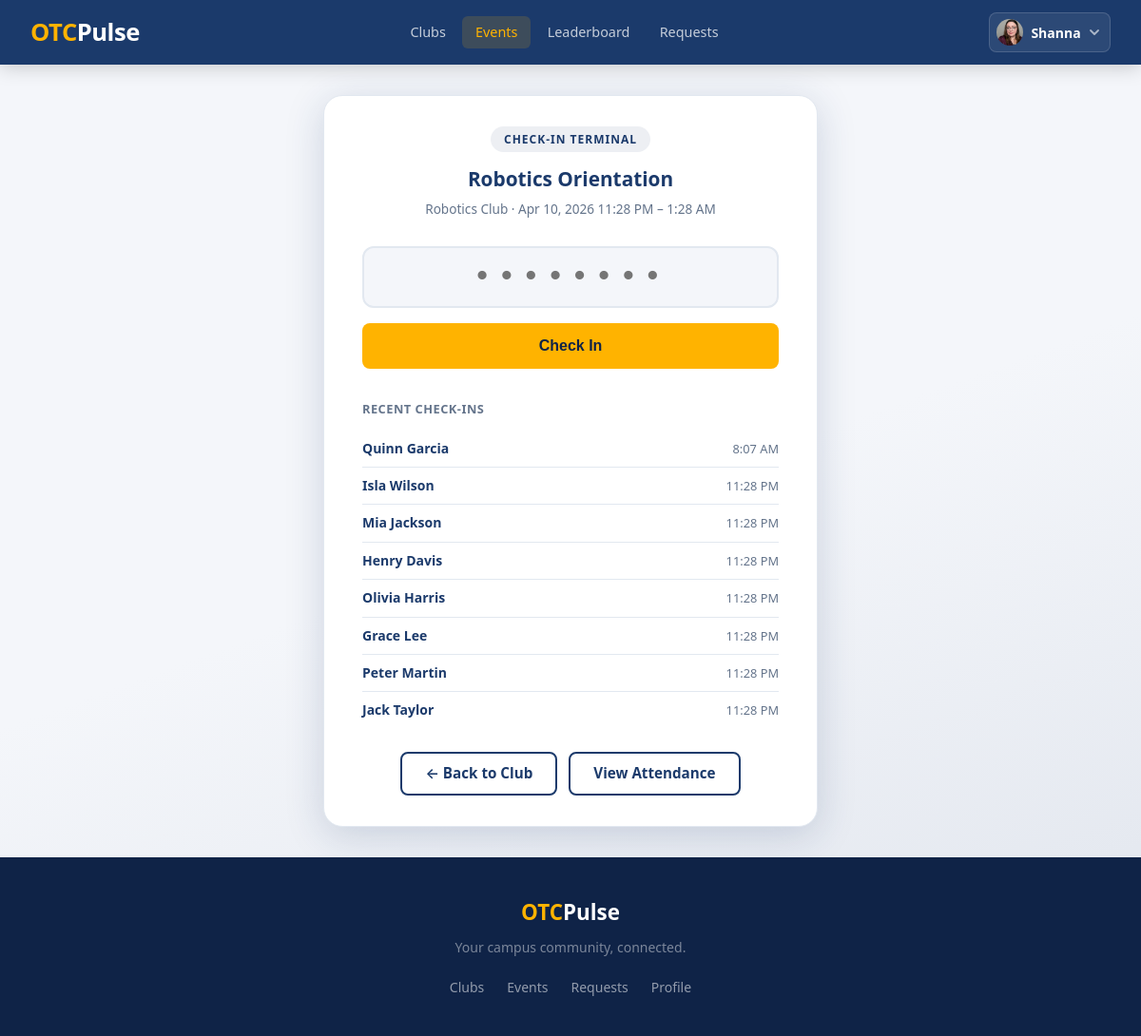
Screenshot of /clubs/events/17/terminal/ (signed in) with the database file from the repository.
### account/models.py (models this page shows, shortened)
class Profile(models.Model):
    user = models.OneToOneField(
        settings.AUTH_USER_MODEL,
        on_delete=models.CASCADE
    )
    otc_email = models.EmailField(
        unique=True,
        validators=[validate_otc_email]
    )
    points = models.IntegerField(default=0)
    class Role(models.TextChoices):
        ADMIN = 'ADMIN','Student Engagement'
        ADVISOR = 'ADVISOR','Faculty Advisor'
        LEAD = 'LEAD','Club Officer'
        STUDENT = 'STUDENT','Student'
    role = models.CharField(
        max_length=10,
        choices=Role.choices,
        default=Role.STUDENT,
    )
    image = models.ImageField(upload_to='profile_images/', null=True, blank=True)
    short_code = models.CharField(max_length=8, unique=True, blank=True)

### clubhouse/models.py (models this page shows, shortened)
class Event(models.Model):
    class Status(models.TextChoices):
        DRAFT = 'DRAFT', 'Draft'
        SUBMITTED = 'SUBMITTED', 'Submitted'
        APPROVED = 'APPROVED', 'Approved'
        PUBLISHED = 'PUBLISHED', 'Published'
        COMPLETED = 'COMPLETED', 'Completed'
    title = models.CharField(max_length=50)
    status = models.CharField(max_length=10, choices=Status.choices, default=Status.DRAFT)
    start_time = models.DateTimeField()
    end_time = models.DateTimeField()
    club = models.ForeignKey(
        Club,
        related_name='events',
        on_delete=models.CASCADE,
    )
    location = models.ForeignKey(
        Location,
        related_name='events',
        on_delete=models.SET_NULL,
        null=True,
        blank=True,
    )
    point_value = models.IntegerField(default=10)
    staffing_points_awarded = models.BooleanField(default=False)

class Club(models.Model):
    name = models.CharField(max_length=50)
    advisors = models.ManyToManyField(
        Profile,
        related_name='faculty_advisor',
        blank=True,
    )
    officers = models.ManyToManyField(
        Profile,
        related_name='club_officer',
        blank=True,
    )
    description = models.TextField()
    members = models.ManyToManyField(
        Profile,
        related_name ='club_member',
        blank=True,
    )
    slug = models.SlugField(max_length=60, unique=True, blank=True)
    emoji = models.CharField(max_length=10, blank=True, default='🏛️')
    image = models.ImageField(upload_to='club_images/', null=True, blank=True)
    officer_applicants = models.ManyToManyField(
        Profile,
        related_name='officer_applications',
        blank=True,
    )
    approved = models.BooleanField(default=False)
    denied = models.BooleanField(default=False)
    pending_advisor_name = models.CharField(max_length=100, blank=True, default='')
    pending_advisor_email = models.EmailField(blank=True, default='')

class Attendance(models.Model):
    event = models.ForeignKey(Event, on_delete=models.CASCADE, related_name='attendees')
    user = models.ForeignKey(settings.AUTH_USER_MODEL, on_delete=models.CASCADE)
    checked_in_at = models.DateTimeField(auto_now_add=True)
    class Meta:
        unique_together = ('event', 'user')

### clubhouse/views.py (the view, shortened to what this page needs)
# urls.py: path('events/<int:pk>/terminal/', views.event_checkin_terminal, name='event_checkin_terminal'),
@login_required
def event_checkin_terminal(request, pk):
    event = get_object_or_404(Event, pk=pk)
    if not _can_edit_club(request.user.profile, event.club):
        raise PermissionDenied
    result = None
    student_name = None
    recent = event.attendees.select_related('user').order_by('-checked_in_at')[:10]
    return render(request, 'clubhouse/event_checkin_terminal.html', {
        'event': event,
        'result': result,
        'student_name': student_name,
        'recent': recent,
        'section': 'clubhouse',
    })

### clubhouse/views.py (called while the page is built)
def _can_edit_club(profile, club):
    return (
        club.officers.filter(pk=profile.pk).exists() or
        club.advisors.filter(pk=profile.pk).exists() or
        profile.role == profile.Role.ADMIN
    )

### clubhouse/templates/clubhouse/event_checkin_terminal.html (shortened to what this page needs)
{% extends 'base.html' %}
{% block content %}
<div class="terminal-page">
    <div class="terminal-card">
        <span class="terminal-badge">Check-in Terminal</span>
        <p class="terminal-event-name">{{ event.title }}</p>
        <p class="terminal-event-meta">
            {{ event.club.name }} &middot; {{ event.start_time|date:"M j, Y g:i A" }} – {{ event.end_time|date:"g:i A" }}
        </p>
        <form method="post" id="checkin-form">
            <input
                type="text"
                name="code"
                id="code-input"
                class="terminal-input"
                maxlength="8"
                placeholder="••••••••"
                autofocus
                autocomplete="off"
                autocorrect="off"
                spellcheck="false"
            >
            <button type="submit" class="btn btn-primary terminal-submit">
                Check In
            </button>
        </form>
        {% if recent %}
        <div class="recent-list">
            <h3>Recent check-ins</h3>
            {% for entry in recent %}
            <div class="recent-row">
                <span class="recent-name">{{ entry.user.get_full_name }}</span>
                <span class="recent-time">{{ entry.checked_in_at|date:"g:i A" }}</span>
            </div>
            {% endfor %}
        </div>
        {% endif %}
        <div class="terminal-actions">
            <a href="{% url 'clubhouse:club_detail' event.club.slug %}" class="btn btn-secondary">← Back to Club</a>
            <a href="{% url 'clubhouse:event_attendance' event.pk %}" class="btn btn-secondary">View Attendance</a>
        </div>
    </div>
</div>
{% endblock %}

### templates/base.html (shortened to what this page needs)
<!DOCTYPE html>
<html lang="en">
<head>
    {% load static %}
    <link rel="stylesheet" href="{% static 'css/main.css' %}">
</head>
<body>
    <header class="site-header">
        <nav class="nav-container">
            <a href="/" class="nav-brand">
                <span class="brand-otc">OTC</span><span class="brand-engage">Pulse</span>
            </a>
            {% if user.is_authenticated %}
            <div class="nav-main-links">
                <a href="{% url 'clubhouse:club_list' %}"  class="nav-link {% if request.resolver_match.app_name == 'clubhouse' and 'club' in request.resolver_match.url_name %}nav-link-active{% endif %}">Clubs</a>
                <a href="{% url 'clubhouse:event_list' %}" class="nav-link {% if request.resolver_match.app_name == 'clubhouse' and 'event' in request.resolver_match.url_name %}nav-link-active{% endif %}">Events</a>
                <a href="{% url 'clubhouse:leaderboard' %}" class="nav-link {% if request.resolver_match.app_name == 'clubhouse' and request.resolver_match.url_name == 'leaderboard' %}nav-link-active{% endif %}">Leaderboard</a>
                <a href="{% url 'bulletin_board:request_list' %}" class="nav-link {% if request.resolver_match.app_name == 'bulletin_board' %}nav-link-active{% endif %}">Requests</a>
            </div>
            {% endif %}
            <div class="nav-links">
                {% if user.is_authenticated %}
                    <div class="nav-avatar-wrap" id="nav-avatar-wrap">
                        <button class="nav-avatar-btn" id="nav-avatar-btn" aria-expanded="false" aria-label="Account menu">
                            {% if user.profile.image %}
                                <img src="{{ user.profile.image.url }}" alt="{{ user.username }}" class="nav-avatar-img">
                            {% else %}
                                <span class="nav-avatar-initials">{{ user.first_name|first|upper }}{{ user.last_name|first|upper }}</span>
                            {% endif %}
                            <span class="nav-avatar-name">{{ user.first_name|default:user.username }}</span>
                            <svg class="nav-chevron" width="12" height="12" viewBox="0 0 12 12" fill="none">
                                <path d="M2 4l4 4 4-4" stroke="currentColor" stroke-width="1.8" stroke-linecap="round" stroke-linejoin="round"/>
                            </svg>
                        </button>
                    </div>
                {% else %}
                    <a href="{% url 'account:login' %}" class="nav-link">Log In</a>
                    <a href="{% url 'account:register' %}" class="btn btn-primary nav-cta">Get Started</a>
                {% endif %}
            </div>
        </nav>
    </header>
    <main>
        {% block content %}{% endblock %}
    </main>
    <footer class="site-footer">
        <div class="footer-inner">
            <div class="footer-brand">
                <span class="brand-otc">OTC</span><span class="brand-engage">Pulse</span>
            </div>
            <p class="footer-tagline">Your campus community, connected.</p>
            {% if user.is_authenticated %}
            <div class="footer-links">
                <a href="{% url 'clubhouse:club_list' %}">Clubs</a>
                <a href="{% url 'clubhouse:event_list' %}">Events</a>
                <a href="{% url 'bulletin_board:request_list' %}">Requests</a>
                <a href="{% url 'account:profile' %}">Profile</a>
            </div>
            {% else %}
            <div class="footer-links">
                <a href="{% url 'account:login' %}">Log In</a>
                <a href="{% url 'account:register' %}">Register</a>
            </div>
            {% endif %}
        </div>
    </footer>
</body>
</html>

### rows the page displays
Event: title "Robotics Orientation", club.name "Robotics Club", start_time "Apr 10, 2026 11:28 PM", end_time "1:28 AM"
Attendance: user.get_full_name "Quinn Garcia", checked_in_at "8:07 AM"
Attendance: user.get_full_name "Isla Wilson", checked_in_at "11:28 PM"
Attendance: user.get_full_name "Mia Jackson", checked_in_at "11:28 PM"
Attendance: user.get_full_name "Henry Davis", checked_in_at "11:28 PM"
Attendance: user.get_full_name "Olivia Harris", checked_in_at "11:28 PM"
Attendance: user.get_full_name "Grace Lee", checked_in_at "11:28 PM"
Attendance: user.get_full_name "Peter Martin", checked_in_at "11:28 PM"
Attendance: user.get_full_name "Jack Taylor", checked_in_at "11:28 PM"

### other values shown
{{ user.first_name|default:user.username }} "Shanna"
